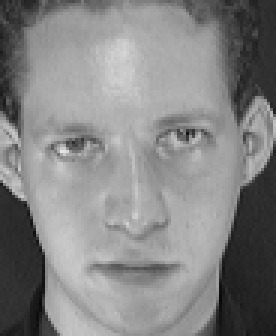
%> input picture FacelRecognition/HOG/s1_1.bmp, 92 x 112 px (shown 3 times larger)
$ octave hog_1.m   (GNU Octave 9; MATLAB toolbox functions it lacks are replaced by stand-ins)
%> lines starting %> are read from the running program, lines starting %| are printed output that depends on the picture
clear all; close all; clc;

%img=double(imread('36.png'));
img=double(imread('s1_1.bmp'));
%> img: size 112x92 double; min 7, max 232, mean 132.6; mean of the top-left, top-right, bottom-left and bottom-right quarters 147.9, 128.6, 138, 115.9
imshow(img,[]);
[m n]=size(img);
%> m = 112; n = 92

img=sqrt(img);      %伽马校正
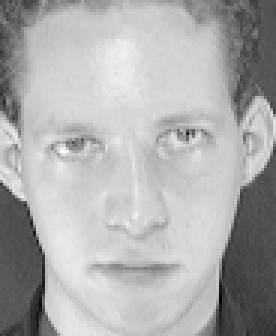
%> img: size 112x92 double (shown 3 times larger); min 2.65, max 15.23, mean 11.2; drawn with min black and max white

%下面是求边缘
fy=[-1 0 1];        %定义竖直模板
fx=fy';             %定义水平模板
Iy=imfilter(img,fy,'replicate');    %竖直边缘
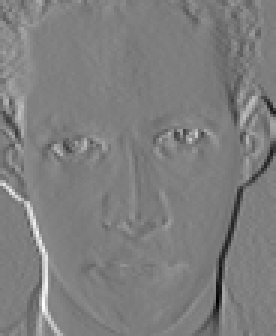
%> Iy: size 112x92 double (shown 3 times larger); min -9.6, max 9.68, mean -0.0196; drawn with min black and max white
Ix=imfilter(img,fx,'replicate');    %水平边缘
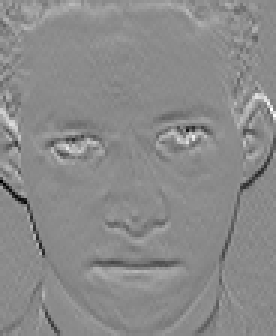
%> Ix: size 112x92 double (shown 3 times larger); min -8.12, max 6.82, mean 0.0101; drawn with min black and max white
Ied=sqrt(Ix.^2+Iy.^2);              %边缘强度
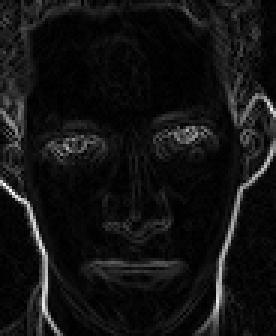
%> Ied: size 112x92 double (shown 3 times larger); min 0, max 10.68, mean 0.81; drawn with min black and max white
Iphase=Iy./Ix;              %边缘斜率，有些为inf,-inf,nan，其中nan需要再处理一下
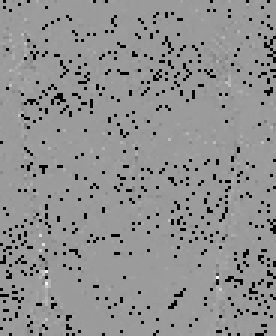
%> Iphase: size 112x92 double (shown 3 times larger); 7.02% of the values are NaN or infinite; the others: min -174.1, max 111.1, mean -0.00926; drawn with min black, max white, NaN and infinite black


%下面是求cell
step=16;                %step*step个像素作为一个单元
orient=9;               %方向直方图的方向个数
jiao=360/orient;        %每个方向包含的角度数
Cell=cell(1,1);              %所有的角度直方图,cell是可以动态增加的，所以先设了一个
ii=1;
jj=1;
for i=1:step:m          %如果处理的m/step不是整数，最好是i=1:step:m-step
    ii=1;
    for j=1:step:n      %注释同上
%> (the run ends here)
